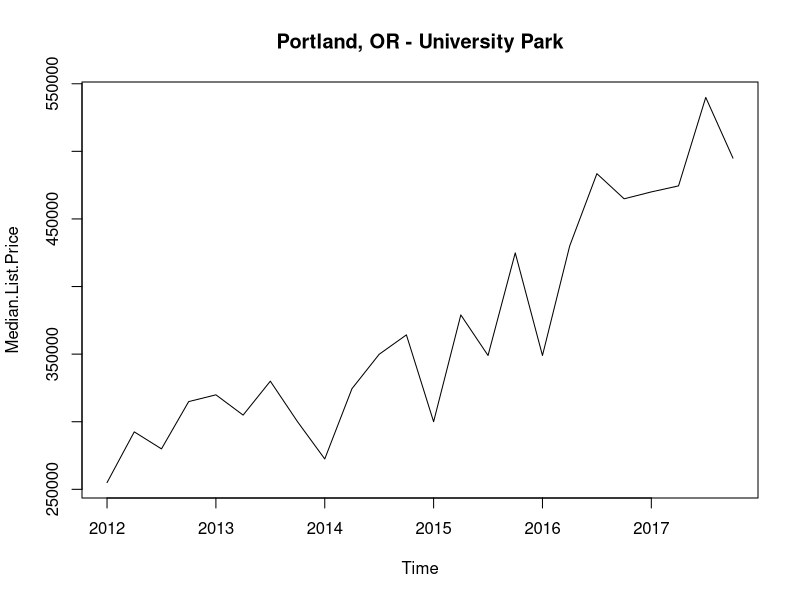
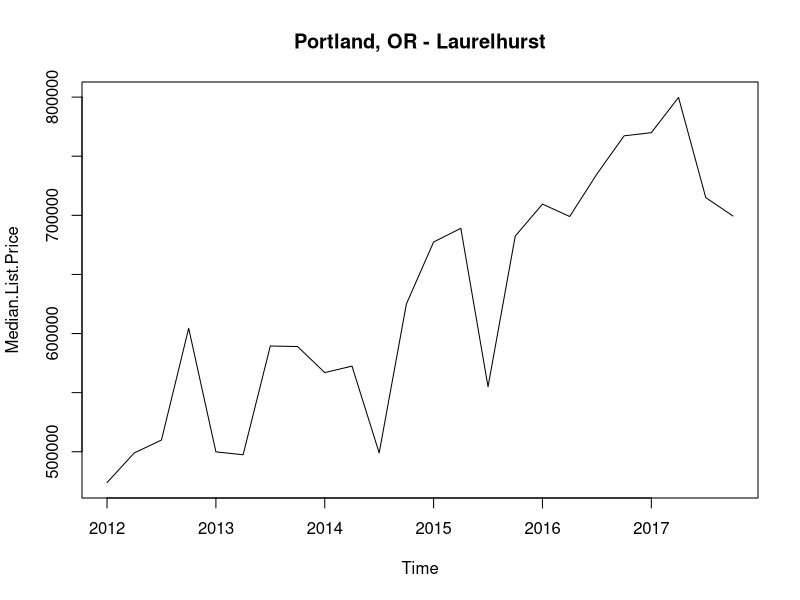
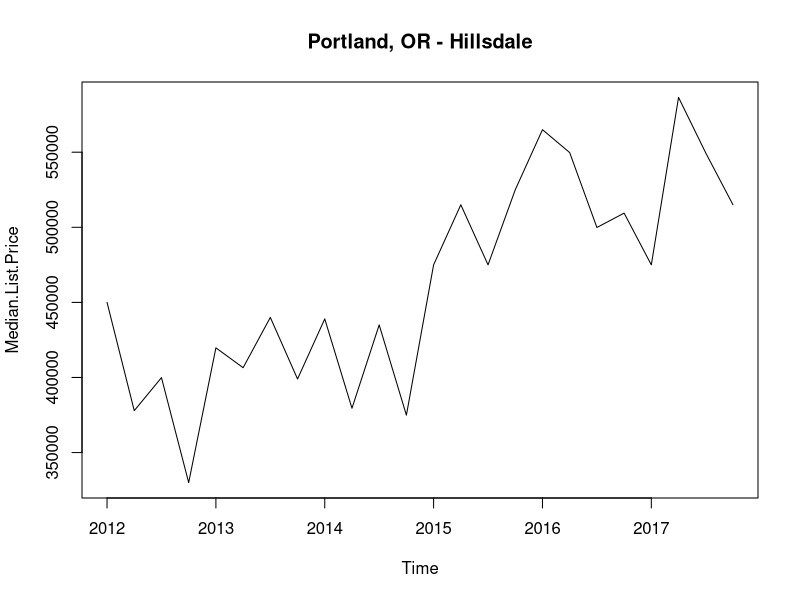
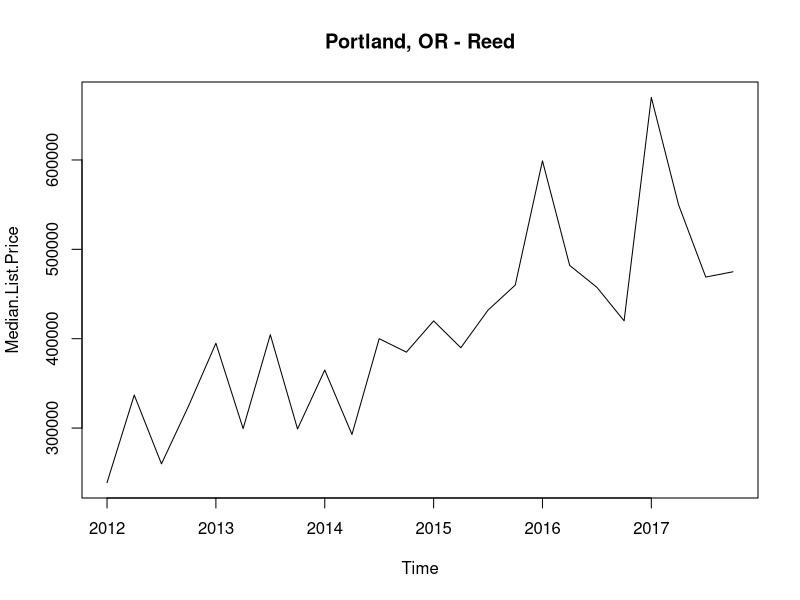
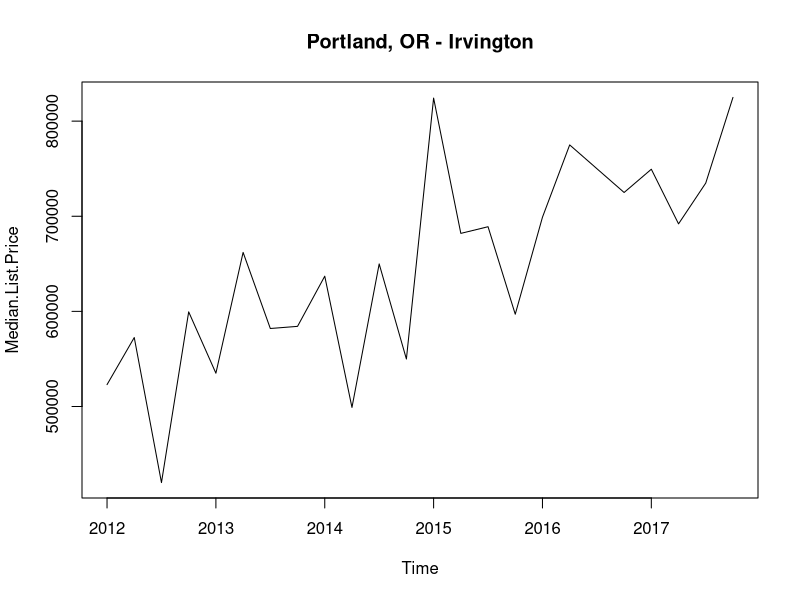
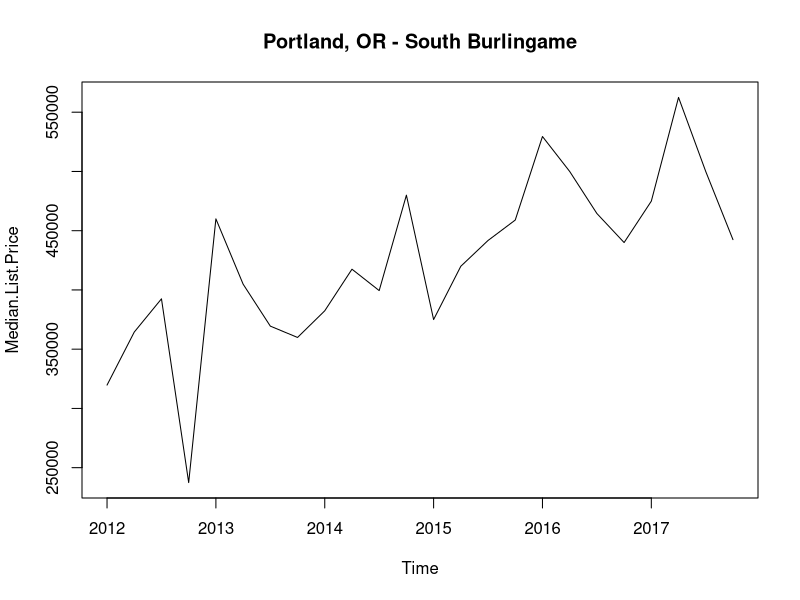
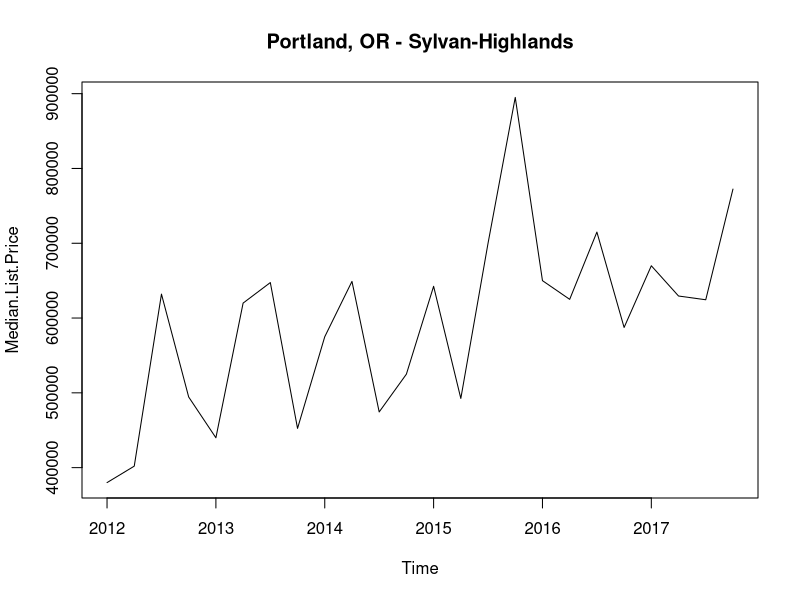
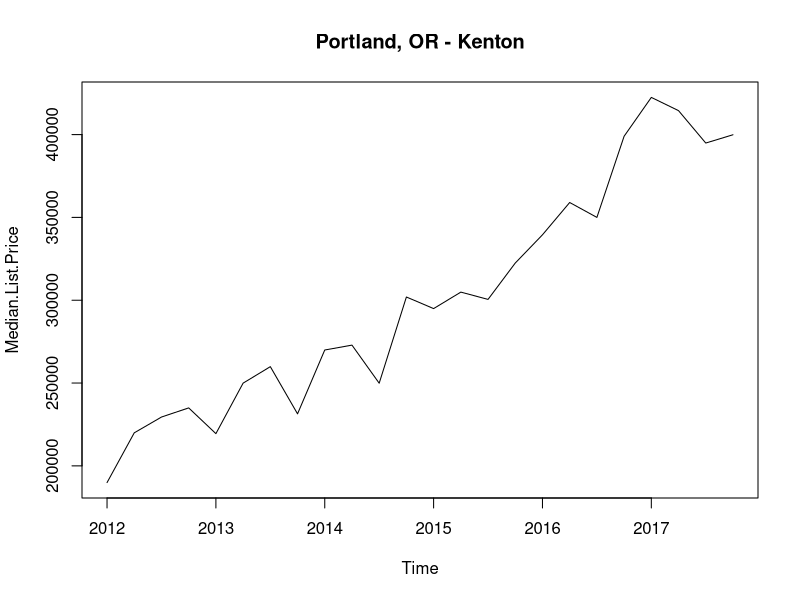

Here is the R script that generated these plots, in order:
## ---- chunk 1
#Load library and suppress warnings
suppressWarnings(suppressMessages(library(dplyr)))

# load all redfin data into the data frame
Oregon.df <- read.csv("Redfin Data Portland_ All Residential_filtered.csv")

#Select and summarize only the home variables
selected.var <-c(2, 6, 9, 24, 27, 30, 39)
Home_data.df = Oregon.df[, selected.var]
print("Relavent Housing variables summary")
summary(Home_data.df)

#Select and summarize only the time variables 
selected.var <-c(33, 34, 35)
Time_data.df = Oregon.df[, selected.var]
print("Relavent Time variables summary")
summary(Time_data.df)

#Select and summarize only the time variables 
selected.var <-c(40, 41, 45)
Time_data.df = Oregon.df[, selected.var]
print("Relavent Location variables summary")
summary(Time_data.df)
## ---- chunk 2
# filter to just neighborhood records - the full set has by zipcode, and other breakdowns we don't care about
neighborhoods.df <- Oregon.df[Oregon.df$Region.Type == "neighborhood",]
## ---- chunk 3
# filter out the last two years to make training data. Doesn't work yet, working on syntax.\
# binary errors - Will evaluate when time 
# neighborhoods.df <- neighborhoods.df[strptime(neighborhoods.df$Period.Begin, format="%m/%d/%Y") < strptime('1/Jan/2016:00:01:00',format='%d/%b/%Y:%H:%M:%S'),]

# load the training data list of unique neighborhoods into an array for iteration
 neighborhoods.array <- unique(neighborhoods.df$Region, incomparables = FALSE)
## ---- chunk 4
# Create a storage array for our results
neighborhoodsSummary.array <- array()

#We want to store: neighborhood name, timeseries
neighborhoodsSummary.array <- c("")
## ---- chunk 5
#loop through all the neighboorhoods and for each create a timeseries and print the plot
for (neighborhood in neighborhoods.array){
# use if just want to look at one neighborhood: for (neighborhood in c("Portland, OR - Rose City Park")){
  #select a neighborhood into a dataframe
  oneNeighborhood.df <- neighborhoods.df[Oregon.df$Region == neighborhood,]
  
  #filter out the observations for months that aren't January (1), April (4), July (7), October (10). 
  #Note that had to invert, so selected ones that did not have these patterns matched.
  oneNeighborhood.df<-oneNeighborhood.df[grep("2/|3/|5/|6/|8/|9/|11/|12/", oneNeighborhood.df$Period.Begin, invert = TRUE),]
  # somehow they are out of order, now to sort the period.begin
  oneNeighborhood.df <- oneNeighborhood.df[order(as.Date(oneNeighborhood.df$Period.Begin, format="%m/%d/%Y")),]
  dat1 <- oneNeighborhood.df # save for debugging prior to removing columns
  
  #log how many rows each neighborhood has available
  cat(neighborhood, " has ", nrow(oneNeighborhood.df), " rows. \n")
  
  # select the median price column for the timeseries
  oneNeighborhood.df <- oneNeighborhood.df[c(18)]
  
  # create the timeseries
  oneNeighborhood.timeseries <- ts(oneNeighborhood.df, frequency=4, start=c(2012,1))
  # plot and set title to the appropriate heading
  options(scipen=999)
  plot(oneNeighborhood.timeseries, main=neighborhood)
}


## ---- chunk 6
# This section only applies to 1 neighboorhood - ALL neighboorhoods are below
# Should probally be deprecated, once we submit, this section is for practice

# Load required library
library(forecast)

# Naive Approach
# H = Number of periods for forecasting
plot(naive(oneNeighborhood.timeseries, h = 8))
plot(naive(oneNeighborhood.timeseries, h = 4))

# Seasonal Naive Method 
plot(snaive(oneNeighborhood.timeseries, h = 8))
plot(snaive(oneNeighborhood.timeseries, h = 4))

# Drift Method Method 
plot(rwf(oneNeighborhood.timeseries, h = 8, drift = T))
plot(rwf(oneNeighborhood.timeseries, h = 4, drift = T))

# Holt Winters Method 
plot(forecast(HoltWinters(oneNeighborhood.timeseries), h = 8))
plot(forecast(HoltWinters(oneNeighborhood.timeseries), h = 4))


## ---- chunk 7
# Naive Forecast 
# 8 Period Forecast & 4 Period Forecast

#loop through all the neighboorhoods and for each create a timeseries and print the plot
for (neighborhood in neighborhoods.array){
# use if just want to look at one neighborhood: for (neighborhood in c("Portland, OR - Rose City Park")){
  #select a neighborhood into a dataframe
  oneNeighborhood.df <- neighborhoods.df[Oregon.df$Region == neighborhood,]
  
  #filter out the observations for months that aren't January (1), April (4), July (7), October (10). 
  #Note that had to invert, so selected ones that did not have these patterns matched.
  oneNeighborhood.df<-oneNeighborhood.df[grep("2/|3/|5/|6/|8/|9/|11/|12/", oneNeighborhood.df$Period.Begin, invert = TRUE),]
  # somehow they are out of order, now to sort the period.begin
  oneNeighborhood.df <- oneNeighborhood.df[order(as.Date(oneNeighborhood.df$Period.Begin, format="%m/%d/%Y")),]
  dat1 <- oneNeighborhood.df # save for debugging prior to removing columns
  
  #log how many rows each neighborhood has available
  cat(neighborhood, " has ", nrow(oneNeighborhood.df), " rows. \n")
  
  # select the median price column for the timeseries
  oneNeighborhood.df <- oneNeighborhood.df[c(18)]
  
  # create the timeseries
  oneNeighborhood.timeseries <- ts(oneNeighborhood.df, frequency=4, start=c(2012,1))
  
  # Apply Forecasting Method to timeseries - Naive Method
  # 8 Periods
  plot(naive(oneNeighborhood.timeseries, h = 8))
  
  # 4 Periods
#  plot(naive(oneNeighborhood.timeseries, h = 4))
  
}
## ---- chunk 8
# Seasonal Naive Forecast 
# 8 Period Forecast & 4 Period Forecast

library(forecast)

#loop through all the neighboorhoods and for each create a timeseries and print the plot
for (neighborhood in neighborhoods.array){
# use if just want to look at one neighborhood: for (neighborhood in c("Portland, OR - Rose City Park")){
  #select a neighborhood into a dataframe
  oneNeighborhood.df <- neighborhoods.df[Oregon.df$Region == neighborhood,]
  
  #filter out the observations for months that aren't January (1), April (4), July (7), October (10). 
  #Note that had to invert, so selected ones that did not have these patterns matched.
  oneNeighborhood.df<-oneNeighborhood.df[grep("2/|3/|5/|6/|8/|9/|11/|12/", oneNeighborhood.df$Period.Begin, invert = TRUE),]
  # somehow they are out of order, now to sort the period.begin
  oneNeighborhood.df <- oneNeighborhood.df[order(as.Date(oneNeighborhood.df$Period.Begin, format="%m/%d/%Y")),]
  dat1 <- oneNeighborhood.df # save for debugging prior to removing columns
  
  #log how many rows each neighborhood has available
  cat(neighborhood, " has ", nrow(oneNeighborhood.df), " rows. \n")
  
  # select the median price column for the timeseries
  oneNeighborhood.df <- oneNeighborhood.df[c(18)]
  
  # create the timeseries
  oneNeighborhood.timeseries <- ts(oneNeighborhood.df, frequency=4, start=c(2012,1))
  
  # Apply Forecasting Method to timeseries - Seasonal Naive Method
  # 8 Periods
  plot(snaive(oneNeighborhood.timeseries, h = 8))
  
  # 4 Periods
#  plot(snaive(oneNeighborhood.timeseries, h = 4))
  
}
## ---- chunk 9
# Drift Method
# 8 Period Forecast & 4 Period Forecast

library(forecast)

#loop through all the neighboorhoods and for each create a timeseries and print the plot
for (neighborhood in neighborhoods.array){
# use if just want to look at one neighborhood: for (neighborhood in c("Portland, OR - Rose City Park")){
  #select a neighborhood into a dataframe
  oneNeighborhood.df <- neighborhoods.df[Oregon.df$Region == neighborhood,]
  
  #filter out the observations for months that aren't January (1), April (4), July (7), October (10). 
  #Note that had to invert, so selected ones that did not have these patterns matched.
  oneNeighborhood.df<-oneNeighborhood.df[grep("2/|3/|5/|6/|8/|9/|11/|12/", oneNeighborhood.df$Period.Begin, invert = TRUE),]
  # somehow they are out of order, now to sort the period.begin
  oneNeighborhood.df <- oneNeighborhood.df[order(as.Date(oneNeighborhood.df$Period.Begin, format="%m/%d/%Y")),]
  dat1 <- oneNeighborhood.df # save for debugging prior to removing columns
  
  #log how many rows each neighborhood has available
  cat(neighborhood, " has ", nrow(oneNeighborhood.df), " rows. \n")
  
  # select the median price column for the timeseries
  oneNeighborhood.df <- oneNeighborhood.df[c(18)]
  
  # create the timeseries
  oneNeighborhood.timeseries <- ts(oneNeighborhood.df, frequency=4, start=c(2012,1))
  
  # Apply Forecasting Method to timeseries - Drift Method
  # 8 Periods
  plot(rwf(oneNeighborhood.timeseries, h = 8, drift = T))
  
  # 4 Periods
#  plot(rwf(oneNeighborhood.timeseries, h = 4, drift = T))
  
}

## ---- chunk 10
# Holt Winters Forecast Method
# 8 Period Forecast & 4 Period Forecast

library(forecast)

#loop through all the neighboorhoods and for each create a timeseries and print the plot
for (neighborhood in neighborhoods.array){
# use if just want to look at one neighborhood: for (neighborhood in c("Portland, OR - Rose City Park")){
  #select a neighborhood into a dataframe
  oneNeighborhood.df <- neighborhoods.df[Oregon.df$Region == neighborhood,]
  
  #filter out the observations for months that aren't January (1), April (4), July (7), October (10). 
  #Note that had to invert, so selected ones that did not have these patterns matched.
  oneNeighborhood.df<-oneNeighborhood.df[grep("2/|3/|5/|6/|8/|9/|11/|12/", oneNeighborhood.df$Period.Begin, invert = TRUE),]
  # somehow they are out of order, now to sort the period.begin
  oneNeighborhood.df <- oneNeighborhood.df[order(as.Date(oneNeighborhood.df$Period.Begin, format="%m/%d/%Y")),]
  dat1 <- oneNeighborhood.df # save for debugging prior to removing columns
  
  #log how many rows each neighborhood has available
  cat(neighborhood, " has ", nrow(oneNeighborhood.df), " rows. \n")
  
  # select the median price column for the timeseries
  oneNeighborhood.df <- oneNeighborhood.df[c(18)]
  
  # create the timeseries
  oneNeighborhood.timeseries <- ts(oneNeighborhood.df, frequency=4, start=c(2012,1))
  
  # Apply Forecasting Method to timeseries - Holt Winters Method
  # 8 Periods
  plot(forecast(HoltWinters(oneNeighborhood.timeseries), h = 12))
  
  # 4 Periods
 # plot(forecast(HoltWinters(oneNeighborhood.timeseries), h = 4))
  
}
